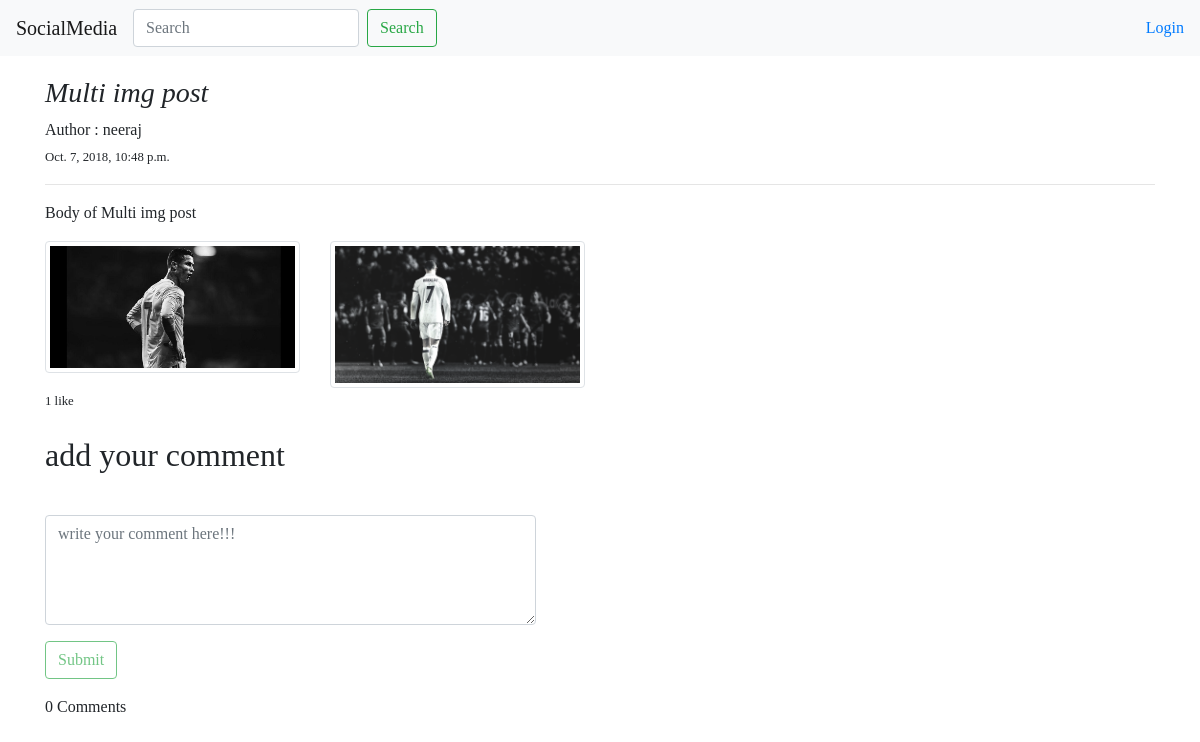
Before: /blog/78/multi-img-post/ with the older database file.
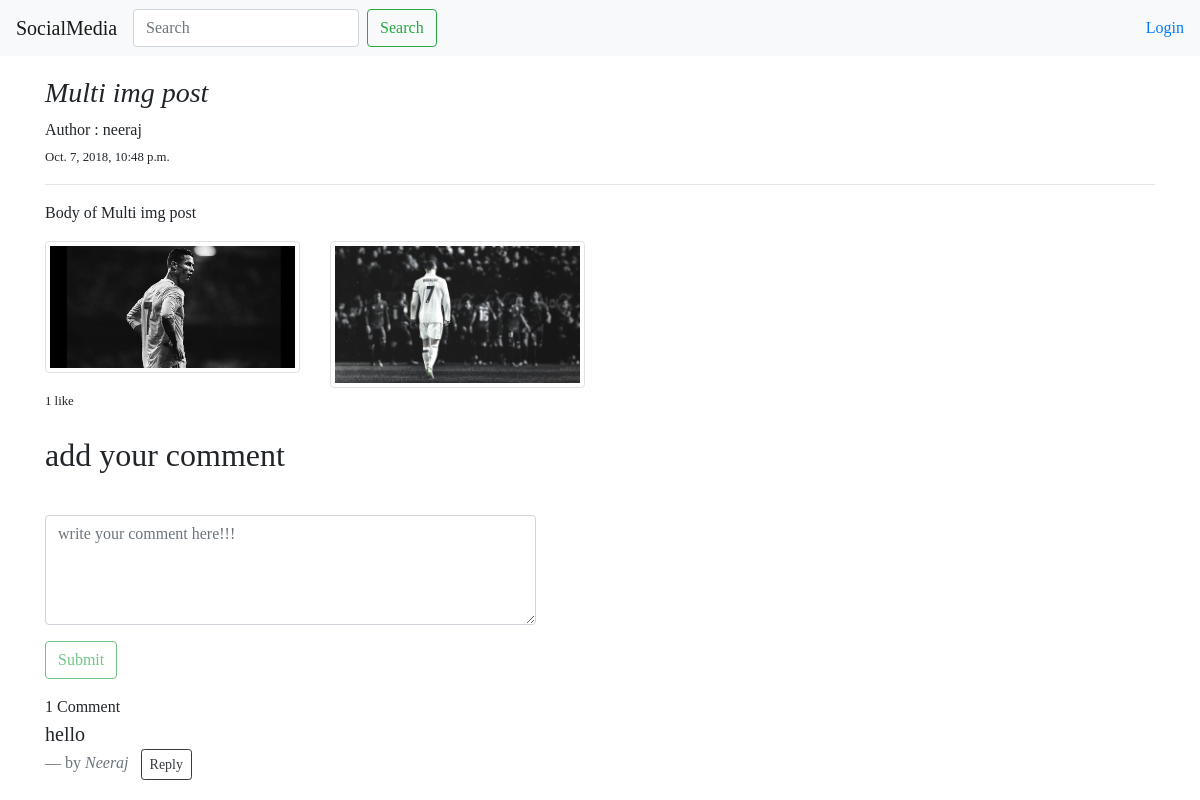
After: the same page with the newer database file.
### blog/models.py (models this page shows, shortened)
class Images(models.Model):
    post = models.ForeignKey(Post,on_delete=models.CASCADE)
    image = models.ImageField(upload_to='images/', blank=True, null=True)

class Comments(models.Model):
    post = models.ForeignKey(Post ,on_delete=models.CASCADE)
    user=models.ForeignKey(User,on_delete=models.CASCADE)
    content=models.TextField(max_length=160)
    reply=models.ForeignKey('self',null=True,related_name='replies',on_delete=models.CASCADE)
    timestamp=models.DateTimeField(auto_now_add=True)

### blog/views.py (the view)
# urls.py: url(r'^blog/(?P<id>\d+)/(?P<slug>[\w-]+)/$',views.post_details,name="post_detail"),
def post_details(request,id,slug):
    post = get_object_or_404(Post, id=id, slug=slug)
    comments = Comments.objects.filter(post=post,reply=None).order_by('-id')
    is_liked = False
    if post.likes.filter(id=request.user.id).exists():
        is_liked = True
    else:
        is_liked = False
    if request.method == 'POST':
        comment_form = CommentForm(request.POST or None)
        if comment_form.is_valid():
            content = request.POST.get('content')
            reply_id = request.POST.get('comment_id')
            comment_qs = None
            if reply_id:
                comment_qs = Comments.objects.get(id=reply_id)
            comment = Comments.objects.create(post=post, user=request.user, content=content, reply=comment_qs)
            comment.save()
    else:
        comment_form = CommentForm()
    context = {
        'post': post,
        'is_liked':is_liked,
        'total_likes':post.total_likes,
        'comments': comments,
        'comment_form': comment_form,
    }
    if request.is_ajax():
        html = render_to_string('blog/comment.html', context, request=request)
        return JsonResponse({'form': html})
    return render(request, 'blog/post_details.html', context)

### blog/forms.py
class CommentForm(forms.ModelForm):
    content = forms.CharField(label="", widget=forms.Textarea(attrs={'class': 'form-control', 'placeholder': 'write your comment here!!!', 'rows':'4', 'cols':'50'}))
    class Meta:
        model = Comments
        fields = ('content',)

### blog/models.py (called while the page is built)
    def total_likes(self):
        return self.likes.count()

### templates/blog/post_details.html (shortened to what this page needs)
{% extends 'blog/base.html' %}
{% block content %}
    <h3>
        <i>{{ post.title }}</i>
    </h3>
    <p>
        Author : {{ post.author }}
    </p>
    <small style="margin-top: -10px;float: left">{{ post.created }}</small>
    <div style="height: 10px;"></div>
    <hr>
    <p>{{ post.body }}</p>
    <div class="row gallery">
        {% for p in post.images_set.all %}
            {% if p.image %}
                <div class="col-md-3">
                    <img src="{{ p.image.url }}" alt="Image Not Found" class="img-thumbnail">
                </div>
            {% endif %}
        {% endfor %}
    </div>
    <div id="like_section">
        {% include 'blog/like_section.html' %}
    </div>
    {% if not post.restrict_comment %}
        <br>
        <h2>add your comment</h2>
        <br>
        <div class="container-fluid mt-2">
            <div class="form-group row">
                <form method="post" class="comment-form" action=".">
                    {{ comment_form.as_p }}
                    {% if request.user.is_authenticated %}
                        <input type="submit" value="Submit" class="btn btn-outline-success">
                    {% else %}
                        <input type="submit" value="Submit" class="btn btn-outline-success" disabled>
                    {% endif %}
                </form>
            </div>
        </div>
        {% include 'blog/comment.html' %}
    {% else %}
        <p style="color: red;margin-top: 40px">comments are restricted</p>
    {% endif %}
{% endblock %}

### templates/blog/comment.html (shortened to what this page needs)
    <div class="main-comment-section">
        {{ comments.count }} Comment{{ comments|pluralize }}
        {% for comment in comments %}
            <blockquote class="blockquote">
                <p class="mb-0">{{ comment.content }}</p>
                <footer class="blockquote-footer">by <cite title="Source Title">{{ comment.user|capfirst }}</cite>
                     <button type="button" name="button" class="reply-btn btn btn-outline-dark btn-sm ml-2">Reply</button>
                </footer>
            </blockquote>
        {% endfor %}
    </div>

Changed rows visible on the page:
added Comments: content "hello", user "Neeraj"
Other visible differences:
{{ comments.count }}: "0" → "1"
